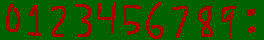
#> input picture test-watchface/Backgrounds/SuperMarioWorld/Numbers.png, 264 x 40 px
$ python -i WatchfaceGenerator.py   (imports and definitions only)
#> lines starting #> are read from the running program, lines starting #| are printed output that depends on the picture; after the words box and inside, x2 and y2 are one past the last pixel; in counts of white or black regions, pixels touching at a corner belong together
import math
import os
import sys
import glob
from Templates import BACKGROUND_TEMPLATE, SPRITE_TEMPLATE, RESOURCE_TEMPLATE
from PIL import Image, ImageDraw
from distutils.dir_util import copy_tree
import shutil
import json

# Infrastructure change:
# - Base Folder
# |-- Output (generated by this)
# |-- Backgrounds (generated by user)
#   |-- World_1
#     |-- Background.png
#     |-- Foreground.png
#     |-- Numbers.png
#   |-- World_2
#     |-- Background.png
#     |-- Foreground.png
#     |-- Numbers.png
# |-- Sprites (generated by user)
#   |-- Character_1
#     |-- Stand.png
#     |-- Walk_0.png
#     |-- ...
#   |-- Character_2
#     |-- Stand.png
#     |-- Walk_0.png
#     |-- ...
# Each one of these groups will generate their own tilesets, palettes, etc. and store into binary files
# A group will try to use the same tileset and palettes, e.g. for World_1, all of the tiles
# will try to match each other.

TILE_WIDTH = 8
TILE_HEIGHT = 8
IMAGE_TRANSFORMATIONS = [
    (False, False),
    (True, False),
    (False, True),
    (True, True)
]
COLORS_PER_PALETTE = 16
NUM_PALETTES = 8
NUMBERS = ["0", "1", "2", "3", "4", "5", "6", "7", "8", "9", ":"]
NUMBER_WIDTH = 3
NUMBER_HEIGHT = 5
PALETTE_PIXEL_SIZE = 8

# Will return a tuple of:
# - index - the index of the image (None if not found)
# - x_flip - if the image is flipped in the x direction
# - y_flip - if the image is flipped in the y direction
# [28 lines left out: functions find_image, extract_tiles, not called in this run]

def extract_palettes_from_images(images):
        palettes = []
        for i in range(NUM_PALETTES):
            palettes.append(set())
            palettes[-1].add((0, 0, 0, 0))
        for image in images:
            colors = image.convert("RGBA").getcolors()
            image_colors = set()
            for _count, color in colors:
                if color[3] == 0:
                    color = (0, 0, 0, 0)
                image_colors.add(color)

            for palette in palettes:
                if len(image_colors | palette) <= COLORS_PER_PALETTE:
                    palette |= image_colors
                    break
        return [sorted(list(p)) for p in palettes]


# [16 lines left out: function assign_palettes_to_images, not called in this run]

def make_attribute(palette=0, vram_bank=0, x_flip=0, y_flip=0, hide=0):
    return palette | (vram_bank << 3) | (x_flip << 5) | (y_flip << 6) | (hide << 7)

# [44 lines left out: functions generate_tilemap_and_attrmap, generate_number_maps, generate_tilesheet, not called in this run]

def write_tilesheet_to_file(tilesheet, filename):
    with open(filename, "wb") as f_out:
        f_out.write(tilesheet)

def write_map_to_file(map, filename):
    with open(filename, "wb") as f_out:
        f_out.write(bytes(map))

# [399 lines left out: functions write_number_maps_to_file, convert_rgba_to_pebble_color, write_palettes_to_file, save_tilesheet_as_image, save_palettes_as_image, add_resource_to_package and 11 more, not called in this run]


# [2 lines not run here, left out]

>>> import cv2
>>> picture = cv2.imread('../test-watchface/Backgrounds/SuperMarioWorld/Numbers.png', cv2.IMREAD_GRAYSCALE)
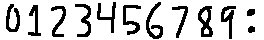
#> picture: shape (40, 264); values 50 (black) and 57 (white), 80.6% white; 12 black regions, largest, box (x1, y1, x2, y2) and area: (198, 6, 213, 37) 251, (146, 2, 163, 39) 230, (123, 5, 141, 35) 208
>>> result = extract_palettes_from_images(picture)
#> (the run stopped early here; a loop or call above may not have finished)
